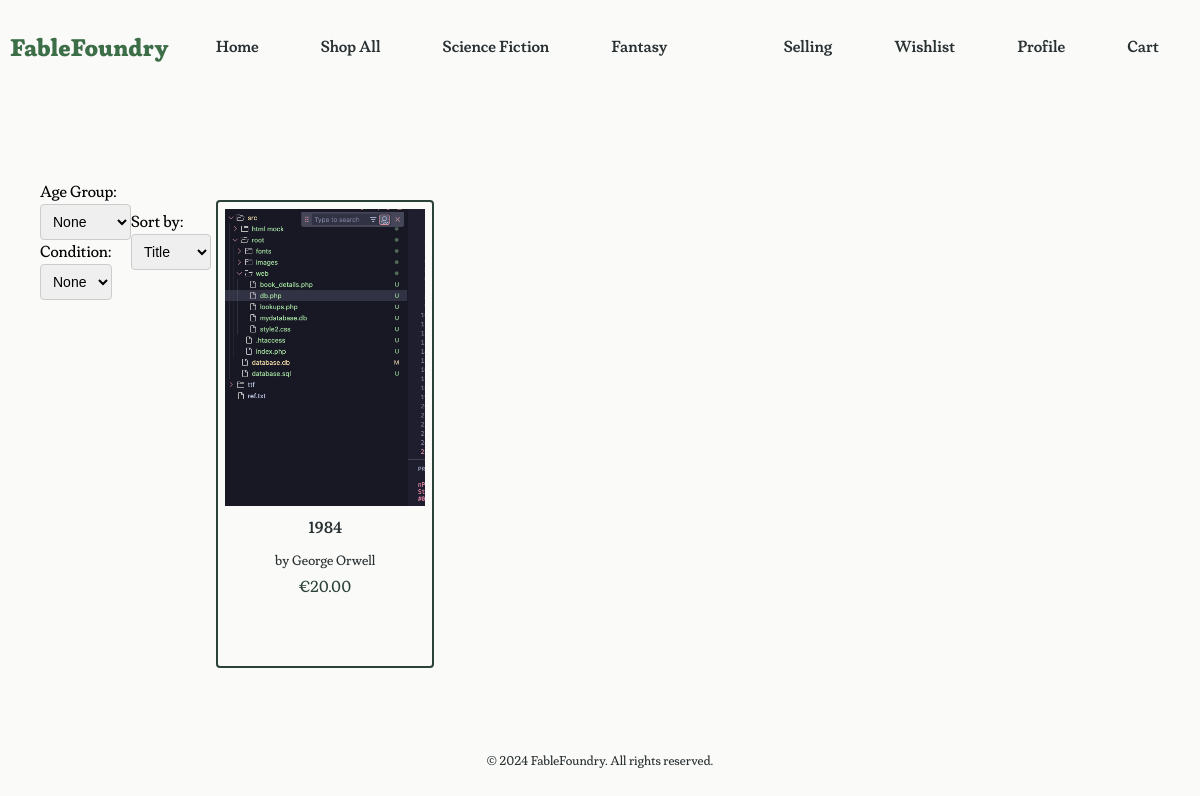
Screenshot of /root/web/lookups.php with the database file from the repository.
### tables this page shows
CREATE TABLE genres (
    genre_id INTEGER PRIMARY KEY AUTOINCREMENT,
    name TEXT NOT NULL,
    description TEXT
);

CREATE TABLE books (
    book_id INTEGER PRIMARY KEY AUTOINCREMENT,
    title TEXT NOT NULL,
    author TEXT NOT NULL,
    language TEXT NOT NULL,
    isbn TEXT NOT NULL,
    genre_id INTEGER NOT NULL,
    seller_id INTEGER NOT NULL,
    condition TEXT NOT NULL,
    listed_price REAL NOT NULL,
    description TEXT,
    image_url TEXT,
    listing_date DATE NOT NULL,
    age_group TEXT NOT NULL CHECK(age_group IN ('Children', 'Teens', 'Adults')),
    FOREIGN KEY (genre_id) REFERENCES genres(genre_id),
    FOREIGN KEY (seller_id) REFERENCES users(user_id)
);

### root/web/lookups.php (the view, shortened to what this page needs)
<!DOCTYPE html>
<html lang="en">
<head>
    <link rel="stylesheet" href="style2.css">
</head>
<body>
    <header>
        <h2 class="logo-title"><a href="../index.php">FableFoundry</a></h2>
        <nav class="nav-left">
            <ul>
                <li><a href="../index.php">Home</a></li>
                <li><a href="lookups.php">Shop All</a></li>
                <?php
                include 'db.php';
                $sql = "SELECT genre_id, name FROM genres LIMIT 2";
                $stmt = $conn->query($sql);
                $genres = $stmt->fetchAll(PDO::FETCH_ASSOC);
                foreach ($genres as $genre) {
                    echo '<li><a href="lookups.php?genre=' . $genre['genre_id'] . '">' . $genre['name'] . '</a></li>';
                }
                ?>
            </ul>
        </nav>
        <nav class="nav-right">
            <ul>
                <li><a href="selling.php">Selling</a></li>
                <li><a href="wishlist.php">Wishlist</a></li>
                <li><a href="profile.php">Profile</a></li>
                <li><a href="cart.php">Cart</a></li>
            </ul>
        </nav>
    </header>
                <main>
    <div class="books-container">
        <form method="GET">
            <section class="filter-sort-bar">
                <div class="book-filter">
                    <label for="age-select">Age Group:</label>
                    <select id="age-select" name="age">
                        <option value="none">None</option>
                    </select>
                    <label for="condition-select">Condition:</label>
                    <select id="condition-select" name="condition">
                        <option value="none">None</option>
                    </select>
                </div>
                <div class="book-sort">
                    <label for="sort-select">Sort by:</label>
                    <select id="sort-select" name="sort">
                        <option value="title">Title</option>
                    </select>
                </div>
                <button class="apply" type="submit">Apply Filters</button>
            </section>
        </form>
        <section class="books-grid">
            <?php
            $sortFilter = isset($_GET['sort']) ? $_GET['sort'] : 'title';
            $sql = "SELECT book_id, title, author, listed_price, image_url FROM books WHERE 1=1";
            $sql .= " ORDER BY $sortFilter";
            try {
                $stmt = $conn->prepare($sql);
                $stmt->execute();
                while ($book = $stmt->fetch(PDO::FETCH_ASSOC)) {
                    echo '<div class="book-item">';
                    echo '<a href="book_details.php?book_id=' . $book['book_id'] . '">';
                    echo '<img src="../images/' . htmlspecialchars($book['image_url']) . '" alt="' . htmlspecialchars($book['title']) . '">';
                    echo '<h3 class="book-item-title">' . htmlspecialchars($book['title']) . '</h3>';
                    echo '<p class="book-item-author">by ' . htmlspecialchars($book['author']) . '</p>';
                    echo '<p class="book-item-price">€' . number_format($book['listed_price'], 2) . '</p>';
                    echo '</a>';
                    echo '</div>';
                }
            } catch (PDOException $e) {
                echo 'Database error: ' . $e->getMessage();
            }
            ?>
        </section>
    </main>
    <footer>
        <p>© 2024 FableFoundry. All rights reserved.</p>
    </footer>
</body>
</html>

### rows the page displays
genres: name "Science Fiction"
genres: name "Fantasy"
books: image_url (picture), title "1984", author "George Orwell", listed_price "20.00"
